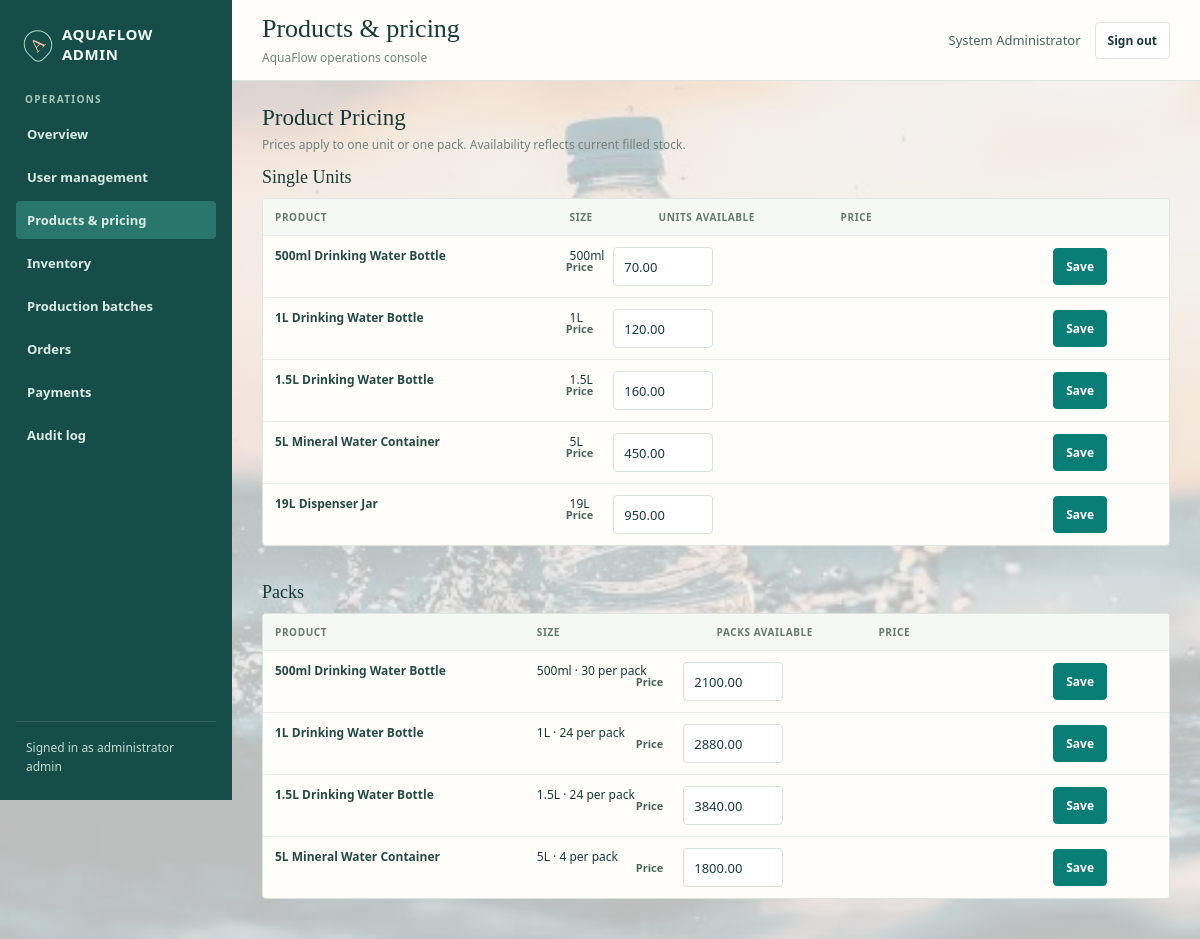
Screenshot of /admindashboard.php?tab=products (signed in) with the database file from the repository.
### tables this page shows
CREATE TABLE `users` (
  `id` bigint(20) UNSIGNED NOT NULL,
  `username` varchar(50) NOT NULL,
  `email` varchar(100) NOT NULL,
  `password_hash` varchar(255) NOT NULL,
  `full_name` varchar(100) NOT NULL,
  `phone` varchar(20) DEFAULT NULL,
  `role` enum('ADMIN','STORE_MANAGER','CUSTOMER') NOT NULL DEFAULT 'CUSTOMER',
  `status` enum('ACTIVE','INACTIVE','SUSPENDED') NOT NULL DEFAULT 'ACTIVE',
  `created_at` timestamp NOT NULL DEFAULT current_timestamp(),
  `updated_at` timestamp NOT NULL DEFAULT current_timestamp() ON UPDATE current_timestamp()
);

CREATE TABLE `products` (
  `id` bigint(20) UNSIGNED NOT NULL,
  `bottle_size_id` int(10) UNSIGNED NOT NULL,
  `product_name` varchar(100) NOT NULL,
  `selling_price` decimal(10,2) NOT NULL,
  `sales_unit` enum('SINGLE','PACK','CRATE') NOT NULL DEFAULT 'SINGLE',
  `units_per_pack` int(10) UNSIGNED NOT NULL DEFAULT 1,
  `image_url` varchar(255) DEFAULT NULL,
  `is_active` tinyint(1) NOT NULL DEFAULT 1,
  `created_at` timestamp NOT NULL DEFAULT current_timestamp()
);

CREATE TABLE `bottle_sizes` (
  `id` int(10) UNSIGNED NOT NULL,
  `size_name` varchar(20) NOT NULL,
  `volume_liters` decimal(5,2) NOT NULL,
  `description` varchar(255) DEFAULT NULL,
  `is_reusable` tinyint(1) NOT NULL DEFAULT 0,
  `is_active` tinyint(1) NOT NULL DEFAULT 1,
  `created_at` timestamp NOT NULL DEFAULT current_timestamp()
);

### admindashboard.php (called while the page is built)
<?php
require_once __DIR__ . '/admin_workspace.php';

### Productpricing.php (the view, shortened to what this page needs)
<div class="section-heading">
    <div>
        <h2>Product Pricing</h2>
        <p>Prices apply to one unit or one pack. Availability reflects current filled stock.</p>
    </div>
</div>
<section class="product-pricing-group" style="margin-bottom: 32px;">
    <h3>Single Units</h3>
    <div class="table-wrap">
        <table>
            <thead>
                <tr>
                    <th>Product</th>
                    <th>Size</th>
                    <th>Units Available</th>
                    <th>Price</th>
                </tr>
            </thead>
            <tbody>
            <?php
            foreach ($productPrices as $product):
                if ($product['sales_unit'] !== 'SINGLE') { continue; }
                $unitsPerPack = max(1, (int) $product['units_per_pack']);
                $availableQuantity = intdiv((int) $product['filled_quantity'], $unitsPerPack);
            ?>
                <tr>
                    <td><strong><?= e($product['product_name']) ?></strong></td>
                    <td><?= e($product['size_name']) ?></td>
                    <td><?= number_format($availableQuantity) ?> units</td>
                    <td>
                        <form class="product-price-form" method="post" action="admindashboard.php?tab=products">
                            <label for="product-price-<?= (int) $product['id'] ?>" style="transform: translateX(-390px);">Price</label>
                            <input id="product-price-<?= (int) $product['id'] ?>" name="selling_price" type="number" min="0.01" max="99999999.99" step="0.01" value="<?= number_format((float) $product['selling_price'], 2, '.', '') ?>" required style="transform: translateX(-380px);">
                            <button class="primary" type="submit" style="transform: translateX(-50px);">Save</button>
                        </form>
                    </td>
                </tr>
            <?php endforeach; ?>
            </tbody>
        </table>
    </div>
</section>
<section class="product-pricing-group">
    <h3>Packs</h3>
    <div class="table-wrap">
        <table>
            <thead>
                <tr>
                    <th>Product</th>
                    <th>Size</th>
                    <th>Packs Available</th>
                    <th>Price</th>
                </tr>
            </thead>
            <tbody>
            <?php
            foreach ($productPrices as $product):
                if ($product['sales_unit'] !== 'PACK') { continue; }
                $unitsPerPack = max(1, (int) $product['units_per_pack']);
                $availableQuantity = intdiv((int) $product['filled_quantity'], $unitsPerPack);
            ?>
                <tr>
                    <td><strong><?= e($product['product_name']) ?></strong></td>
                    <td><?= e($product['size_name']) ?> · <?= number_format($unitsPerPack) ?> per pack</td>
                    <td><?= number_format($availableQuantity) ?> packs</td>
                    <td>
                        <form class="product-price-form" method="post" action="admindashboard.php?tab=products">
                            <label for="product-price-<?= (int) $product['id'] ?>" style="transform: translateX(-320px);">Price</label>
                            <input id="product-price-<?= (int) $product['id'] ?>" name="selling_price" type="number" min="0.01" max="99999999.99" step="0.01" value="<?= number_format((float) $product['selling_price'], 2, '.', '') ?>" required style="transform: translateX(-310px);">
                            <button class="primary" type="submit" style="transform: translateX(-50px);">Save</button>
                        </form>
                    </td>
                </tr>
            <?php endforeach; ?>
            </tbody>
        </table>
    </div>
</section>

### admin_workspace.php (shortened to what this page needs)
<?php
require_once __DIR__ . '/db.php';
$adminId = (int) $_SESSION['user_id'];
$adminCheck = $pdo->prepare("SELECT full_name FROM users WHERE id = :id AND role = 'ADMIN' AND status = 'ACTIVE'");
$adminCheck->execute(['id' => $adminId]);
$adminName = $adminCheck->fetchColumn();
function e(mixed $value): string
{
	return htmlspecialchars((string) $value, ENT_QUOTES | ENT_SUBSTITUTE, 'UTF-8');
}
$tabs = [
	'overview' => 'Overview',
	'users' => 'User management',
	'products' => 'Products & pricing',
	'inventory' => 'Inventory',
	'batches' => 'Production batches',
	'orders' => 'Orders',
	'payments' => 'Payments',
	'audit' => 'Audit log',
];
$tab = isset($_GET['tab']) && is_string($_GET['tab']) && isset($tabs[$_GET['tab']]) ? $_GET['tab'] : 'overview';
$productPrices = $pdo->query(
	'SELECT p.id, p.product_name, p.selling_price, p.sales_unit, p.units_per_pack,
	 bs.size_name, bs.volume_liters, COALESCE(f.quantity_available, 0) AS filled_quantity
	 FROM products p JOIN bottle_sizes bs ON bs.id = p.bottle_size_id
	 LEFT JOIN filled_bottle_inventory f ON f.bottle_size_id = p.bottle_size_id
	 ORDER BY bs.volume_liters, p.sales_unit'
)->fetchAll(PDO::FETCH_ASSOC);
$inventory = $pdo->query(
	'SELECT bs.id AS size_id, bs.size_name,
	 e.quantity_available AS empty_quantity, e.min_stock_threshold AS empty_threshold,
	 f.quantity_available AS filled_quantity, f.min_stock_threshold AS filled_threshold
	 FROM bottle_sizes bs
	 LEFT JOIN empty_bottle_inventory e ON e.bottle_size_id = bs.id
	 LEFT JOIN filled_bottle_inventory f ON f.bottle_size_id = bs.id
	 WHERE bs.is_active = 1 ORDER BY bs.volume_liters'
)->fetchAll(PDO::FETCH_ASSOC);
$stats = [
	'users' => (int) $pdo->query('SELECT COUNT(*) FROM users')->fetchColumn(),
	'open_orders' => (int) $pdo->query("SELECT COUNT(*) FROM orders WHERE order_status IN ('PENDING','CONFIRMED','PREPARING')")->fetchColumn(),
	'low_stock' => (int) $pdo->query(
		'SELECT COUNT(*) FROM empty_bottle_inventory WHERE quantity_available <= min_stock_threshold'
	)->fetchColumn() + (int) $pdo->query(
		'SELECT COUNT(*) FROM filled_bottle_inventory WHERE quantity_available <= min_stock_threshold'
	)->fetchColumn(),
	'revenue' => (float) $pdo->query("SELECT COALESCE(SUM(amount_paid), 0) FROM payments WHERE payment_status = 'PAID'")->fetchColumn(),
];
?>
<!DOCTYPE html>
<html lang="en">
<head>
        <link rel="stylesheet" href="css/style.css">
</head>
<body>
	<div class="layout">
		<aside class="sidebar">
			<div class="brand"><span class="brand-mark" aria-hidden="true">A</span> AQUAFLOW ADMIN</div>
			<div class="nav-label">Operations</div>
			<nav aria-label="Admin sections">
				<?php foreach ($tabs as $key => $label): ?>
					<a href="admindashboard.php?tab=<?= e($key) ?>" <?= $tab === $key ? 'aria-current="page"' : '' ?>><?= e($label) ?></a>
				<?php endforeach; ?>
			</nav>
			<div class="sidebar-foot">Signed in as administrator<br><?= e($_SESSION['username'] ?? '') ?></div>
		</aside>
		<main class="main">
			<header class="topbar">
				<div><h1><?= e($tabs[$tab]) ?></h1><p>AquaFlow operations console</p></div>
				<div class="top-actions"><span class="admin-name"><?= e($adminName) ?></span>
					<form method="post" action="admindashboard.php" style="margin:0">
						<button type="submit">Sign out</button>
					</form>
				</div>
			</header>
			<div class="content">
				<?php if ($tab === 'overview'): ?>
					<div class="stats">
						<div class="stat"><div class="stat-label">System users</div><div class="stat-value"><?= number_format($stats['users']) ?></div></div>
						<div class="stat"><div class="stat-label">Open orders</div><div class="stat-value"><?= number_format($stats['open_orders']) ?></div></div>
						<div class="stat"><div class="stat-label">Low-stock lines</div><div class="stat-value"><?= number_format($stats['low_stock']) ?></div></div>
						<div class="stat"><div class="stat-label">Recorded paid</div><div class="stat-value">$<?= number_format($stats['revenue'], 2) ?></div></div>
					</div>
					<div class="section-heading"><div><h2>Inventory watch</h2><p>Stock levels compared with configured reorder thresholds.</p></div><a class="button" href="admindashboard.php?tab=inventory">Manage stock</a></div>
					<div class="panel" style="margin-bottom:20px;">
						<h3 style="margin-bottom:8px;">Empty Bottle Inventory</h3>
						<div class="table-wrap"><table><thead><tr><th>Bottle size</th><th>Current Quantity</th><th>Minimum Threshold</th></tr></thead><tbody>
						<?php foreach ($inventory as $row): ?>
							<tr>
								<td><strong><?= e($row['size_name']) ?></strong></td>
								<td class="<?= (int) $row['empty_quantity'] <= (int) $row['empty_threshold'] ? 'low' : '' ?>"><?= number_format((int) $row['empty_quantity']) ?></td>
								<td><?= number_format((int) $row['empty_threshold']) ?></td>
							</tr>
						<?php endforeach; ?>
						</tbody></table></div>
					</div>
					<div class="panel">
						<h3 style="margin-bottom:8px;">Filled Bottle Inventory</h3>
						<div class="table-wrap"><table><thead><tr><th>Bottle size</th><th>Current Quantity</th><th>Minimum Threshold</th></tr></thead><tbody>
						<?php foreach ($inventory as $row): ?>
							<tr>
								<td><strong><?= e($row['size_name']) ?></strong></td>
								<td class="<?= (int) $row['filled_quantity'] <= (int) $row['filled_threshold'] ? 'low' : '' ?>"><?= number_format((int) $row['filled_quantity']) ?></td>
								<td><?= number_format((int) $row['filled_threshold']) ?></td>
							</tr>
						<?php endforeach; ?>
						</tbody></table></div>
					</div>
				<?php elseif ($tab === 'users'): ?>
                        <?php include __DIR__ . '/usermanagement.php'; ?>
				<?php elseif ($tab === 'products'): ?>
                        <?php include __DIR__ . '/productpricing.php'; ?>
				<?php elseif ($tab === 'inventory'): ?>
                        <?php include __DIR__ . '/inventory.php'; ?>
				<?php elseif ($tab === 'batches'): ?>
                    <?php include __DIR__ . '/batches.php'; ?>
				<?php elseif ($tab === 'orders'): ?>
                    <?php include __DIR__ . '/orders.php'; ?>
				<?php elseif ($tab === 'payments'): ?>
                    <?php include __DIR__ . '/payments.php'; ?>
<?php endif; ?>
			</div>
		</main>
	</div>
</body>
</html>

### rows the page displays
users: full_name "System Administrator"
products: product_name "500ml Drinking Water Bottle", bottle_size.size_name "500ml", selling_price "70.00"
products: product_name "1L Drinking Water Bottle", bottle_size.size_name "1L", selling_price "120.00"
products: product_name "1.5L Drinking Water Bottle", bottle_size.size_name "1.5L", selling_price "160.00"
products: product_name "5L Mineral Water Container", bottle_size.size_name "5L", selling_price "450.00"
products: product_name "19L Dispenser Jar", bottle_size.size_name "19L", selling_price "950.00"
products: product_name "500ml Drinking Water Bottle", bottle_size.size_name "500ml", units_per_pack "30", selling_price "2100.00"
products: product_name "1L Drinking Water Bottle", bottle_size.size_name "1L", units_per_pack "24", selling_price "2880.00"
products: product_name "1.5L Drinking Water Bottle", bottle_size.size_name "1.5L", units_per_pack "24", selling_price "3840.00"
products: product_name "5L Mineral Water Container", bottle_size.size_name "5L", units_per_pack "4", selling_price "1800.00"

### other values shown
$label "Overview"
$label "User management"
$label "Products & pricing"
$label "Inventory"
$label "Production batches"
$label "Orders"
$label "Payments"
$label "Audit log"
$_SESSION['username'] "admin"
$tabs[$tab] "Products & pricing"
